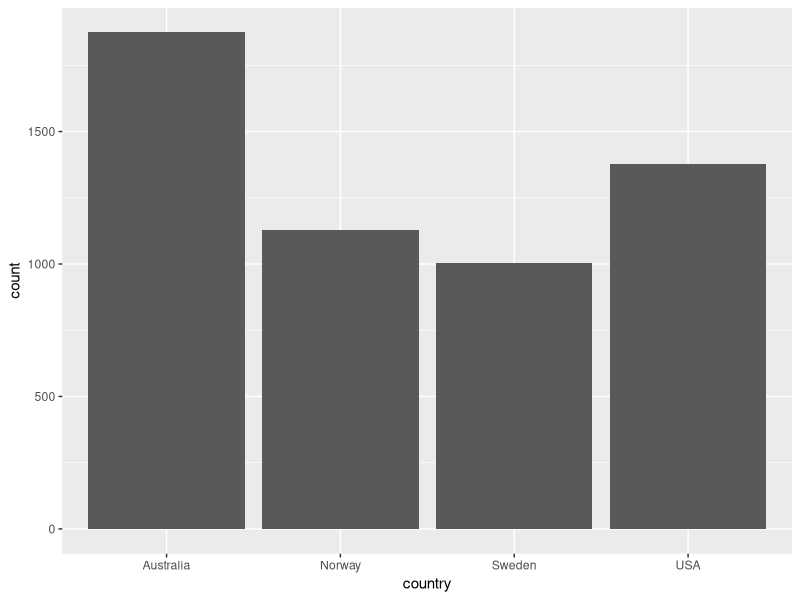
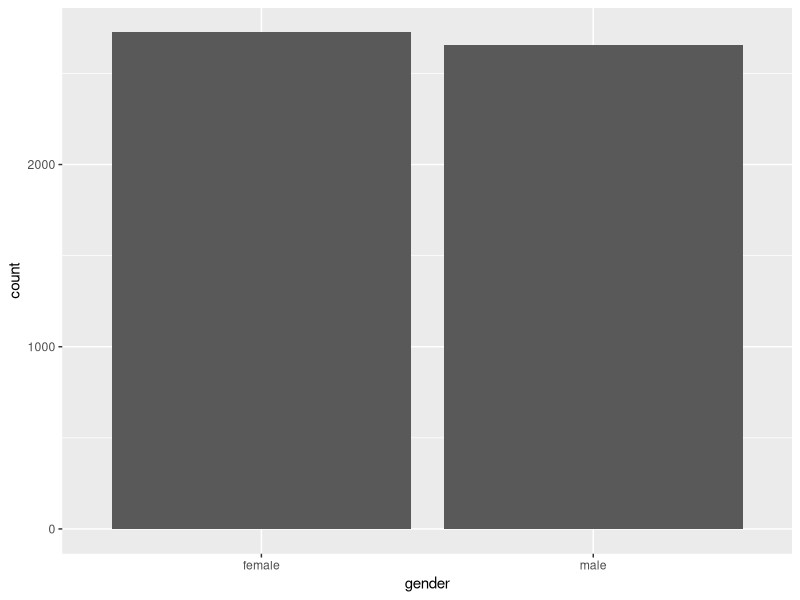
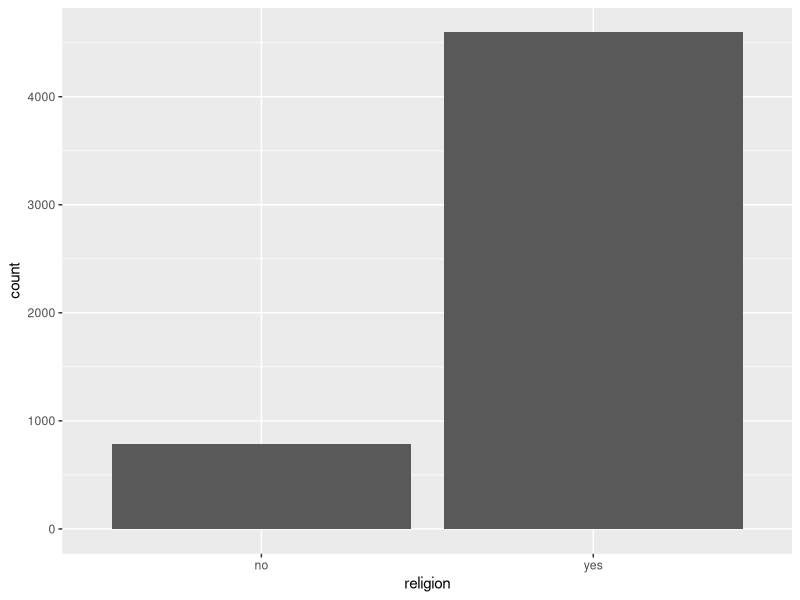
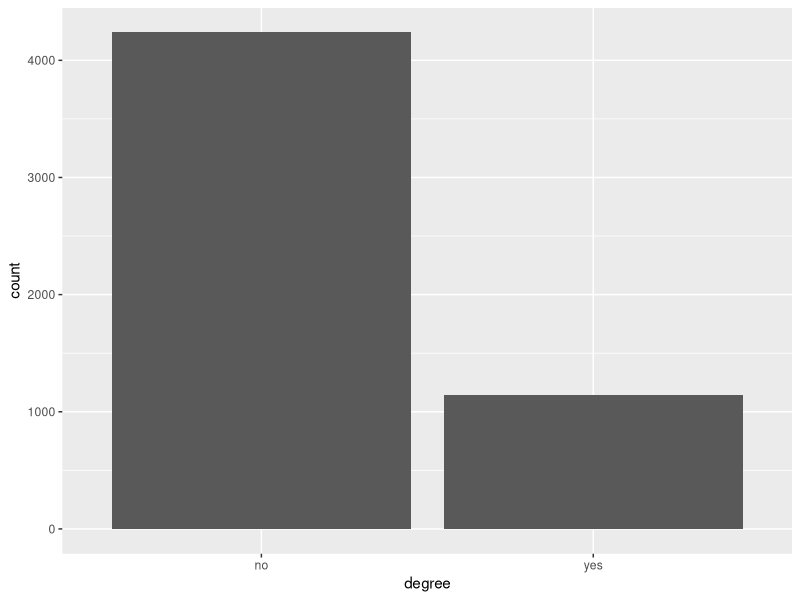
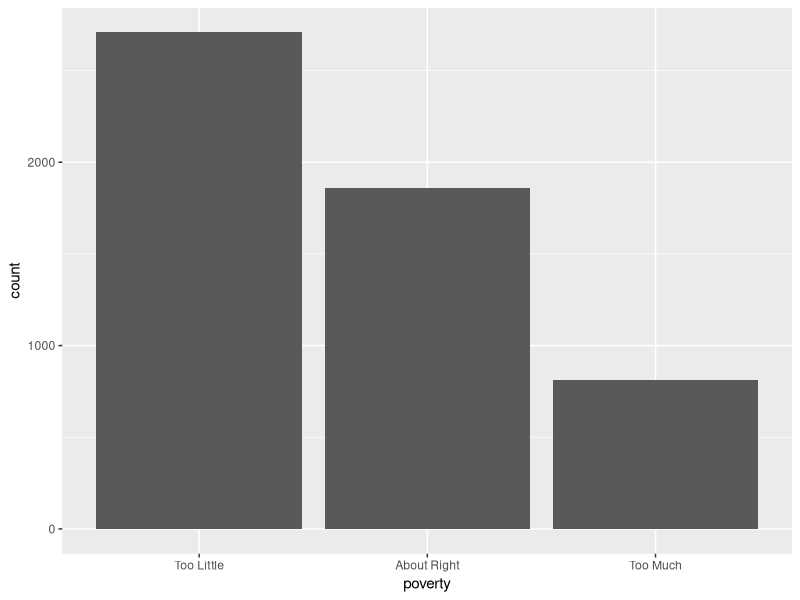

Write the R code that produced these figures, in order.
## ---- chunk 1
library(tidyverse) 
library(carData)
data("WVS")
## ---- chunk 2
view(WVS)
nrow(WVS)
ncol(WVS)
## ---- chunk 3
WVS %>%
  count(country)
## ---- chunk 4
WVS %>%
  ggplot(data = WVS, mapping = aes(x = country)) +
  geom_bar()
## ---- chunk 5
WVS %>%
  count(gender)
## ---- chunk 6
WVS %>%
  ggplot(data = WVS, mapping = aes(x = gender)) +
  geom_bar()
## ---- chunk 7
WVS %>%
  count(religion)
## ---- chunk 8
WVS %>%
  ggplot(data = WVS, mapping = aes(x = religion)) +
  geom_bar()
## ---- chunk 9
WVS %>%
  count(degree)
## ---- chunk 10
WVS %>%
  ggplot(data = WVS, mapping = aes(x = degree)) +
  geom_bar()
## ---- chunk 11
WVS %>%
  count(poverty)
## ---- chunk 12
WVS %>%
  ggplot(data = WVS, mapping = aes(x = poverty)) +
  geom_bar()
